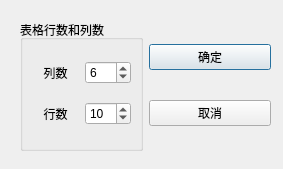
<?xml version="1.0" encoding="UTF-8"?>
<ui version="4.0">
 <class>TDialogSize</class>
 <widget class="QDialog" name="TDialogSize">
  <property name="geometry">
   <rect>
    <x>0</x>
    <y>0</y>
    <width>283</width>
    <height>169</height>
   </rect>
  </property>
  <property name="windowTitle">
   <string>Dialog</string>
  </property>
  <widget class="QWidget" name="layoutWidget">
   <property name="geometry">
    <rect>
     <x>20</x>
     <y>20</y>
     <width>251</width>
     <height>131</height>
    </rect>
   </property>
   <layout class="QHBoxLayout" name="horizontalLayout">
    <item>
     <widget class="QGroupBox" name="groupBox">
      <property name="title">
       <string>表格行数和列数</string>
      </property>
      <layout class="QGridLayout" name="gridLayout">
       <item row="0" column="0">
        <widget class="QLabel" name="label">
         <property name="text">
          <string>列数</string>
         </property>
         <property name="alignment">
          <set>Qt::AlignCenter</set>
         </property>
        </widget>
       </item>
       <item row="0" column="1">
        <widget class="QSpinBox" name="spinBoxColumn">
         <property name="value">
          <number>6</number>
         </property>
        </widget>
       </item>
       <item row="1" column="0">
        <widget class="QLabel" name="label_2">
         <property name="text">
          <string>行数</string>
         </property>
         <property name="alignment">
          <set>Qt::AlignCenter</set>
         </property>
        </widget>
       </item>
       <item row="1" column="1">
        <widget class="QSpinBox" name="spinBoxRow">
         <property name="value">
          <number>10</number>
         </property>
        </widget>
       </item>
      </layout>
     </widget>
    </item>
    <item>
     <layout class="QVBoxLayout" name="verticalLayout">
      <item>
       <widget class="QPushButton" name="btnOk">
        <property name="text">
         <string>确定</string>
        </property>
        <property name="icon">
         <iconset resource="res.qrc">
          <normaloff>:/images/icons/322.bmp</normaloff>:/images/icons/322.bmp</iconset>
        </property>
       </widget>
      </item>
      <item>
       <widget class="QPushButton" name="btnCancel">
        <property name="text">
         <string>取消</string>
        </property>
        <property name="icon">
         <iconset resource="res.qrc">
          <normaloff>:/images/icons/324.bmp</normaloff>:/images/icons/324.bmp</iconset>
        </property>
       </widget>
      </item>
     </layout>
    </item>
   </layout>
  </widget>
 </widget>
 <resources>
  <include location="res.qrc"/>
 </resources>
 <connections>
  <connection>
   <sender>btnOk</sender>
   <signal>clicked()</signal>
   <receiver>TDialogSize</receiver>
   <slot>accept()</slot>
   <hints>
    <hint type="sourcelabel">
     <x>209</x>
     <y>57</y>
    </hint>
    <hint type="destinationlabel">
     <x>141</x>
     <y>84</y>
    </hint>
   </hints>
  </connection>
  <connection>
   <sender>btnCancel</sender>
   <signal>clicked()</signal>
   <receiver>TDialogSize</receiver>
   <slot>reject()</slot>
   <hints>
    <hint type="sourcelabel">
     <x>209</x>
     <y>111</y>
    </hint>
    <hint type="destinationlabel">
     <x>141</x>
     <y>84</y>
    </hint>
   </hints>
  </connection>
 </connections>
</ui>
